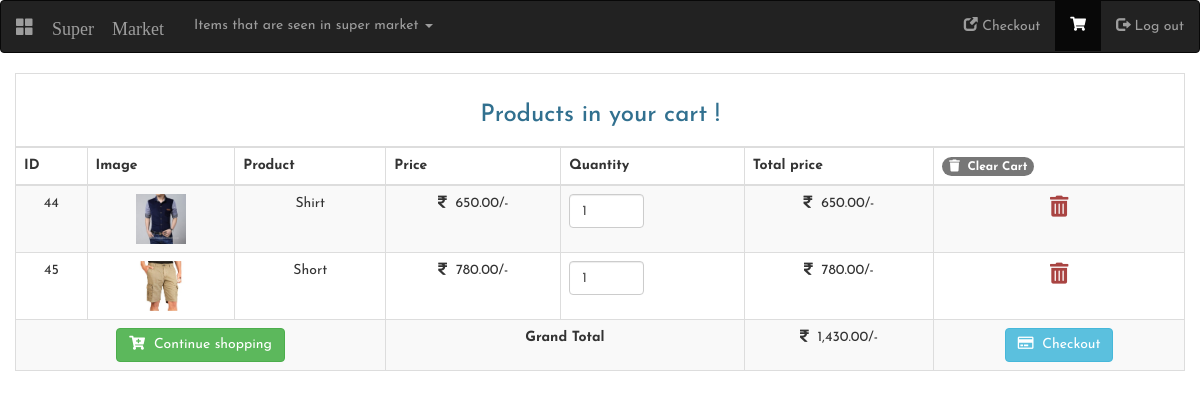
The app's page /cart.php with its own data.
### tables this page shows
CREATE TABLE `cart` (
  `id` int(255) NOT NULL,
  `product_name` varchar(255) NOT NULL,
  `product_price` float NOT NULL,
  `product_image` varchar(255) NOT NULL,
  `qty` int(255) NOT NULL,
  `total_price` float NOT NULL,
  `product_code` varchar(255) NOT NULL
);

### cart.php (the view, shortened to what this page needs)
<!DOCTYPE html>
<html>
<head>
  <link rel="stylesheet" type="text/css" href="css/style.css">
  <link rel="stylesheet" href="https://maxcdn.bootstrapcdn.com/bootstrap/3.4.1/css/bootstrap.min.css">
  <link rel="stylesheet" href="https://cdnjs.cloudflare.com/ajax/libs/font-awesome/5.12.0/css/all.css" />
</head>
<body>
	<nav class="navbar navbar-inverse">
  <div class="container-fluid">
    <div class="navbar-header">
      <a class="navbar-brand" href="#"><span class="glyphicon glyphicon-th-large"> Super Market</span></a>
    </div>
    <ul class="nav navbar-nav">
      <li class="dropdown">
        <a class="dropdown-toggle" data-toggle="dropdown" href="shopping.php">Items that are seen in super market
        <span class="caret"></span></a>
      </li>
    </ul>
    <ul class="nav navbar-nav navbar-right">
      <li><a href="checkout.php"><span class="glyphicon glyphicon-new-window"></span> Checkout </a></li>
      <li class="active"><a href="cart.php"><span></span><i class="fas fa-shopping-cart"></i><span id="cart-item" class="badge badge-danger"></span></a></li>
      <li><a href="index.php"><span class="glyphicon glyphicon-log-out"></span> Log out</a></li>
    </ul>
  </div>
</nav>
<div class="container">
   <div class="row justify-content-center">
     <div class="col-lg-15">
       <div class="table-responsive mt-2">
         <table class="table table-bordered table-striped text-center">
           <thead>
           <tr>
             <td colspan="7">
               <h3 class="text-center text-info m-0">Products in your cart !</h3>
             </td>
           </tr>
           <tr>
             <th>ID</th>
             <th>Image</th>
             <th>Product</th>
             <th>Price</th>
             <th>Quantity</th>
             <th>Total price</th>
             <th>
               <a href="action.php?clear=all" class="badge-danger badge p-2" onclick="return confirm('Are you sure want to clear your cart ?');"><i class="fas fa-trash"></i>&nbsp;&nbsp;Clear Cart</a>
             </th>
           </tr>
           </thead>
           <tbody>
             <?php
               require 'config.php';
               $stmt = $conn->prepare("SELECT * FROM cart");
               $stmt->execute();
               $result = $stmt->get_result();
               $grand_total = 0;
               while($row = $result->fetch_assoc()):
             ?>
             <tr>
               <td><?= $row['id'] ?></td>
               <td><img src="<?= $row['product_image'] ?>" width="50"></td>
               <td><?= $row['product_name'] ?></td>
               <td><i class="fas fa-rupee-sign"></i>&nbsp;&nbsp;<?= number_format($row['product_price'],2) ?>/-</td>
               <td><input type="number" class="form-control itemQty" value="<?= $row['qty'] ?>" style="width: 75px;"></td>
               <td><i class="fas fa-rupee-sign"></i>&nbsp;&nbsp;<?= number_format($row['total_price'],2) ?>/-</td>
               <td>
                 <a href="action.php?remove=<?= $row['id']?>" class="text-danger lead" onclick="return confirm('Are you sure want to remove this item in your cart?')"><i class="fas fa-trash-alt"></i></a>
               </td>
             </tr>
             <?php $grand_total +=$row['total_price'] ?>
             <?php endwhile; ?>
             <tr>
               <td colspan="3">
                 <a href="shopping.php" class="btn btn-success"><i class="fas fa-cart-plus"></i>&nbsp;&nbsp;Continue shopping</a>
               </td>
               <td colspan="2"><b>Grand Total</b></td>
               <td><i class="fas fa-rupee-sign"></i>&nbsp;&nbsp;<?= number_format($grand_total,2) ?>/-</td>
               <td>
                 <a href="checkout.php" class="btn btn-info <?= ($grand_total >1)?"":"disabled"; ?>"><i class="far fa-credit-card"></i>&nbsp;&nbsp;Checkout</a>
               </td>
             </tr>
           </tbody>
         </table>
       </div>
     </div>
   </div>
</div>
</body>
</html>

### css/style.css (style rules this page uses)
* { margin: 0; padding: 0;box-sizing: border-box;font-family: 'Josefin Sans', sans-serif; }

### records on screen
cart: id "44", product_image (picture), product_name "Shirt", product_price "650.00", qty "1", total_price "650.00"
cart: id "45", product_image (picture), product_name "Short", product_price "780.00", qty "1", total_price "780.00"

### other values on screen
$grand_total "1,430.00"
